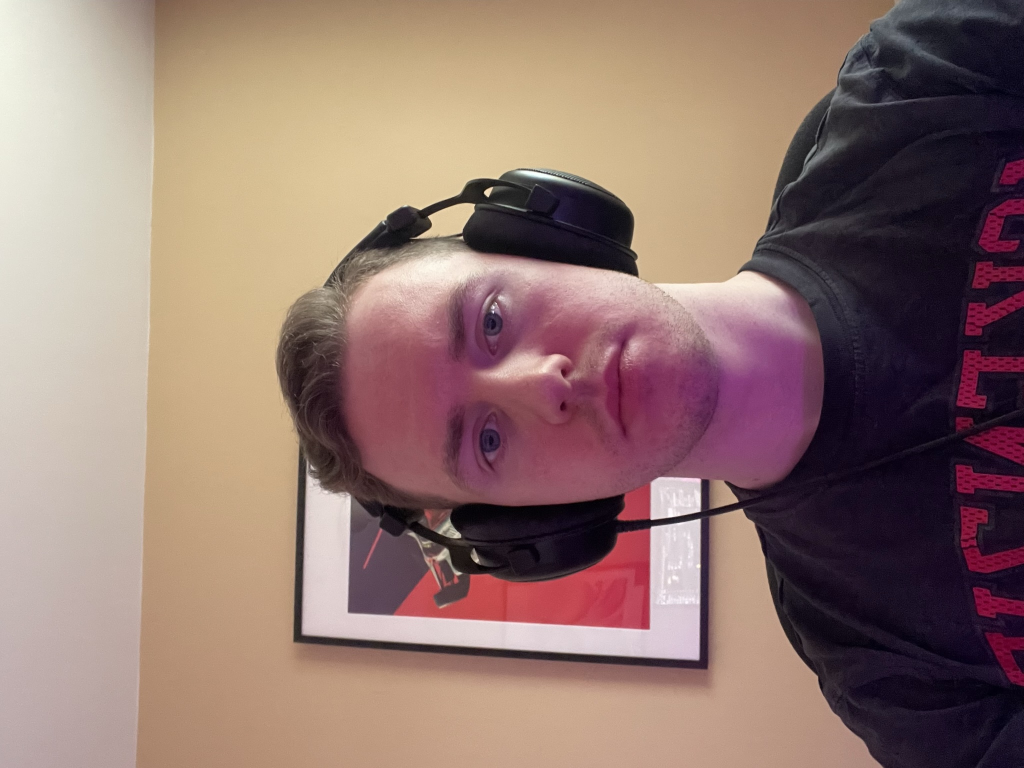
#> input picture Images/Default.jpg, 2048 x 1536 px, given in place of the camera (shown at 1/2 size)
$ python 'Face Tracking Raspberry Pi.py'
#> lines starting #> are read from the running program, lines starting #| are printed output that depends on the picture; after the words box and inside, x2 and y2 are one past the last pixel; in counts of white or black regions, pixels touching at a corner belong together
# Importing the OpenCV, Sys, and Time libraries.
import cv2
import sys
import time

# Frame size.
FRAME_W = 320
FRAME_H = 200

# Cascade Classifier for face tracking.
cascPath = '/home/pi/Documents/The-Talking-Tree/lbpcascade_frontalface_improved.xml'
faceCascade = cv2.CascadeClassifier(cascPath)

# Start video capture.
cap = cv2.VideoCapture(0)
cap.set(cv2.CAP_PROP_FRAME_WIDTH, 320)
cap.set(cv2.CAP_PROP_FRAME_HEIGHT, 200)
time.sleep(2)

while True:
    # Capture frame-by-frame.
    ret, frame = cap.read()
#> frame is the input picture: shape (1536, 2048, 3); mean B, G, R 111.9, 119, 145.6

    if ret == False:
        print("Error getting image")
        continue

    # Convert to grayscale.
    gray = cv2.cvtColor(frame, cv2.COLOR_BGR2GRAY)
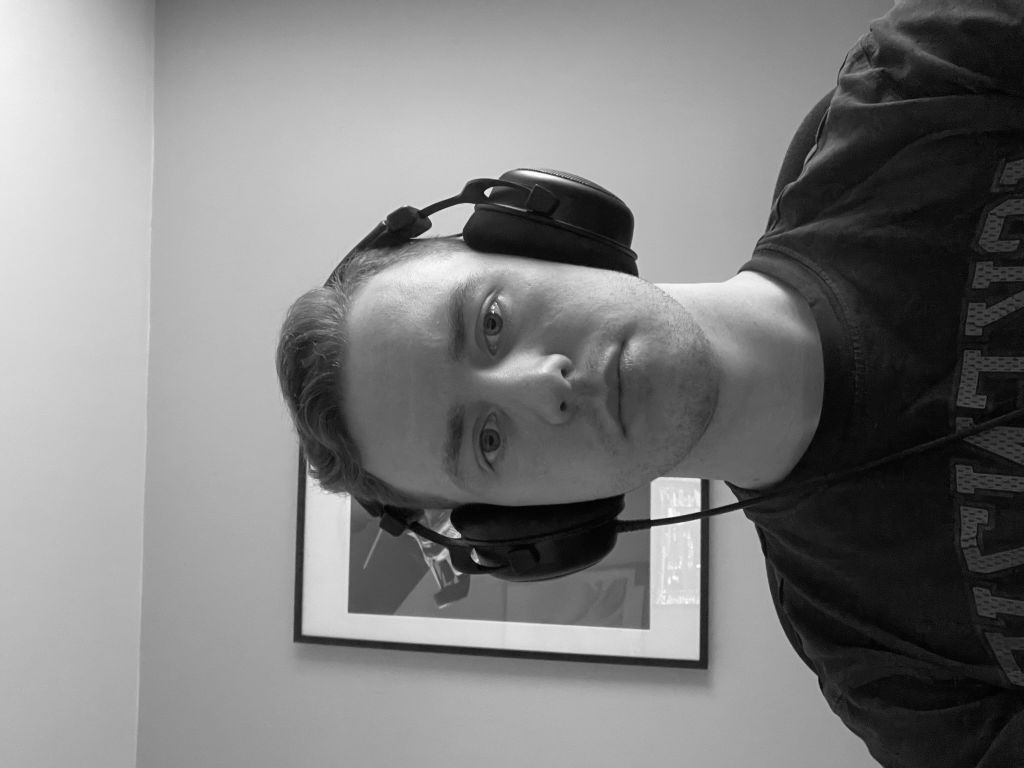
#> gray: shape (1536, 2048) (shown at 1/2 size); min 0, max 254, mean 126.2
    gray = cv2.equalizeHist(gray)
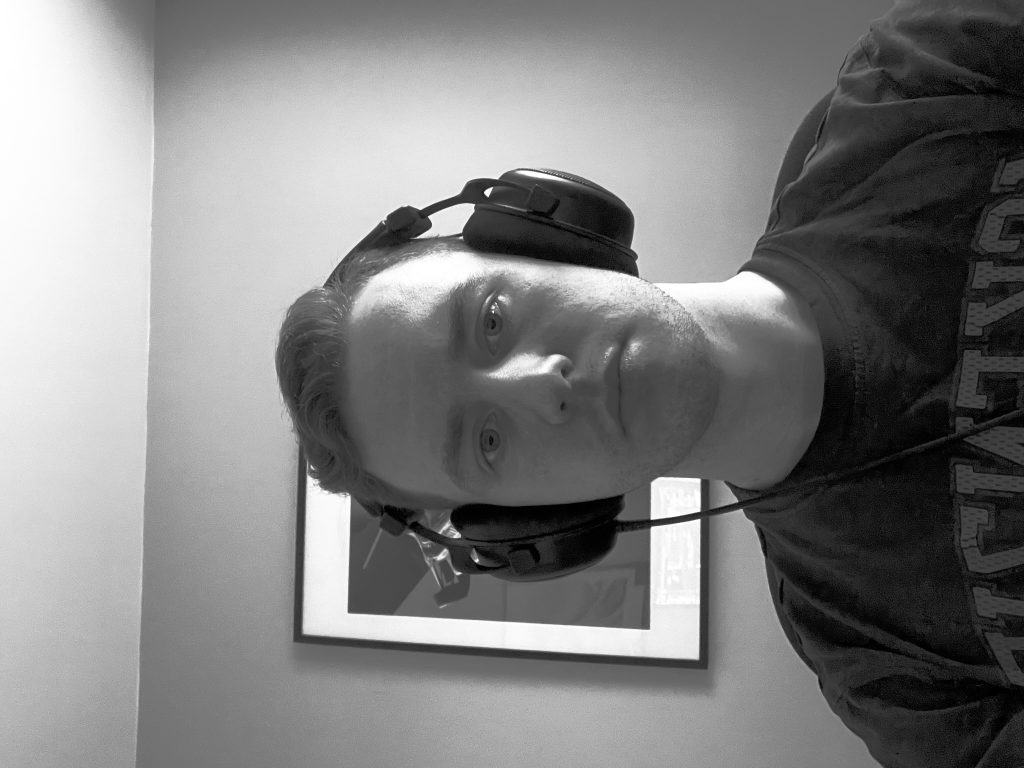
#> gray: shape (1536, 2048) (shown at 1/2 size); min 0, max 255, mean 128.3

    # Do face detection.
    faces = faceCascade.detectMultiScale(frame, 1.1, 3, 0, (10, 10))
#> faces = ()

    # Draw rectangles around faces.
    for (x, y, w, h) in faces:
        cv2.rectangle(frame, (x, y), (x+w, y+h), (0, 255, 0), 2)
#> this loop made 0 passes

    # Display the resulting frame.
    cv2.imshow('Face Tracking Raspberry Pi',frame)
    if cv2.waitKey(1) & 0xFF == ord('q'):
#> (key q is pressed here)
        break

# Release the capture and clean up.
cap.release()
cv2.destroyAllWindows()

$ run again, on Images/Jason Leonard.JPEG
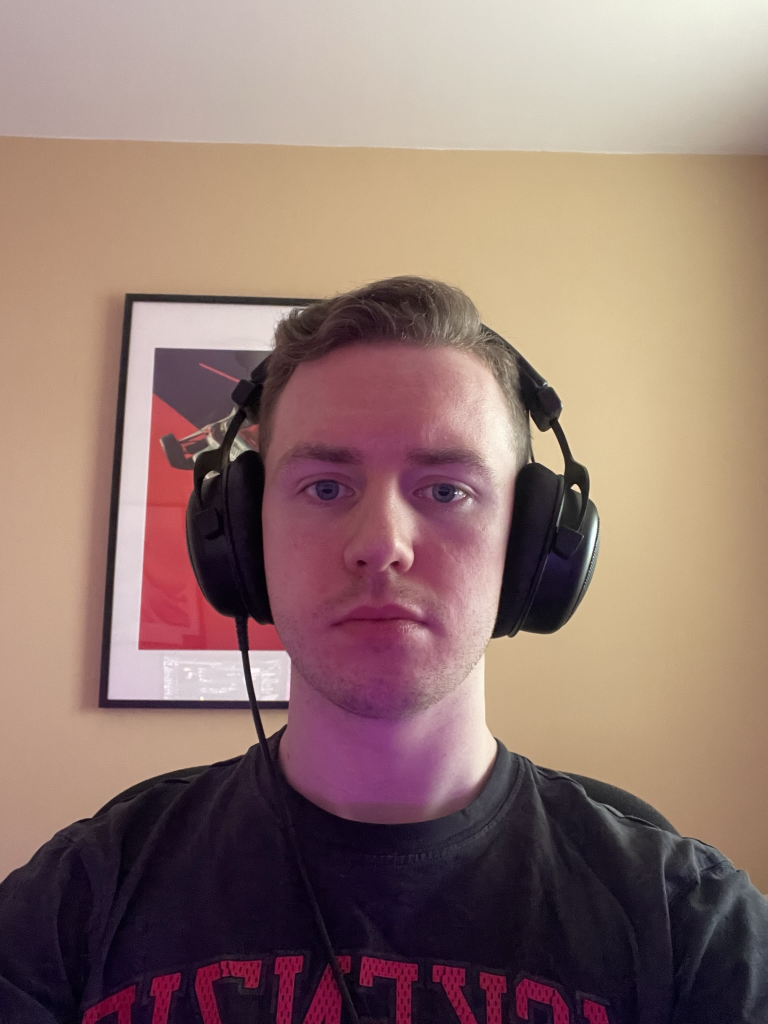
#> input picture Images/Jason Leonard.JPEG, 1536 x 2048 px, given in place of the camera (shown at 1/2 size)
#> frame is the input picture: shape (2048, 1536, 3); mean B, G, R 111.9, 119, 145.6
#> `gray = cv2.equalizeHist(gray)`:
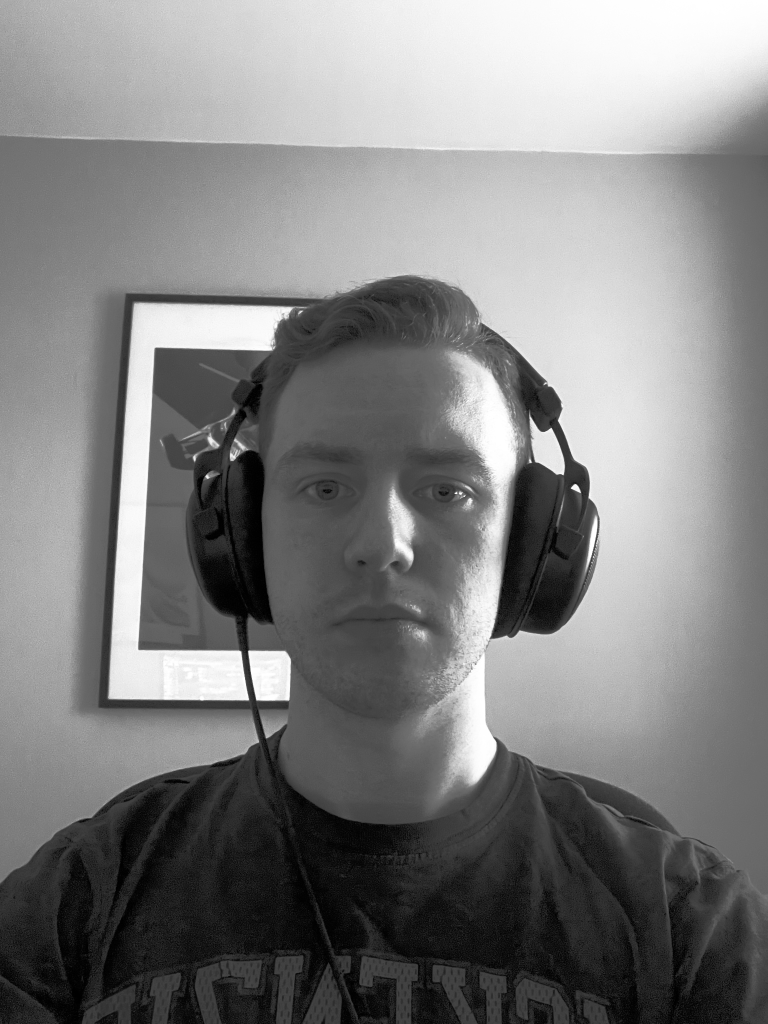
#> gray: shape (2048, 1536) (shown at 1/2 size); min 0, max 255, mean 128.3
#> faces = [[552, 877, 421, 421]]
#> the loop `for (x, y, w, h) in faces:` made 1 pass
#> after the loop `for (x, y, w, h) in faces:`:
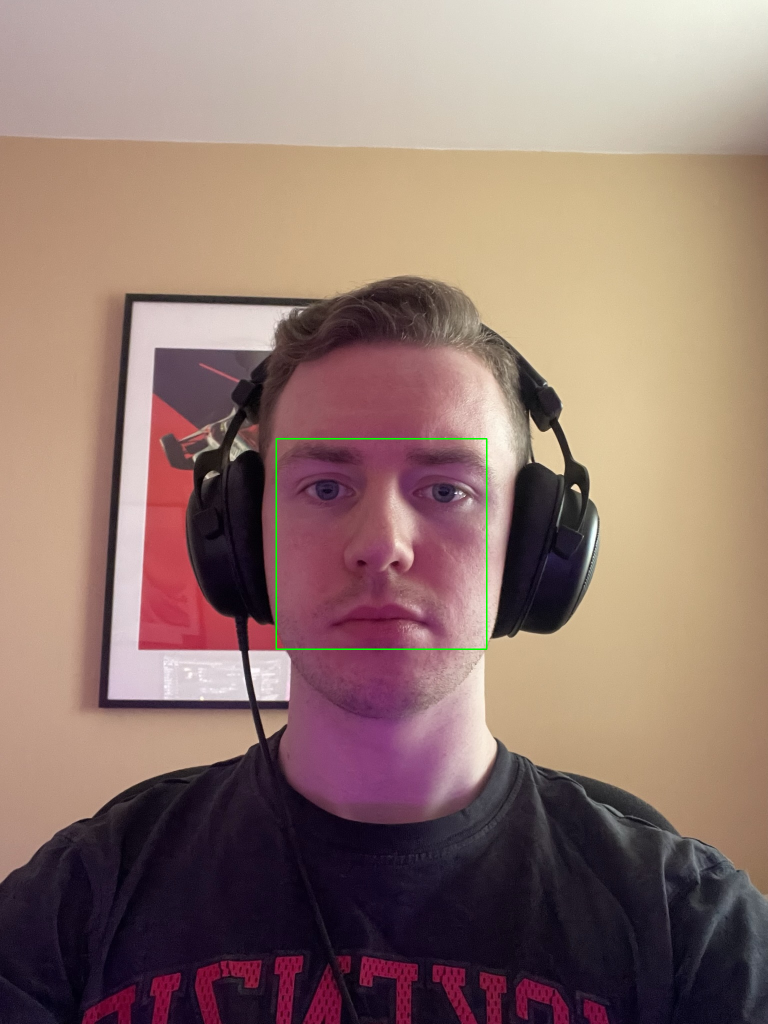
#> frame: shape (2048, 1536, 3) (shown at 1/2 size); 0.16% of pixels changed, all inside (x1, y1, x2, y2) = (551, 876, 975, 1300)
